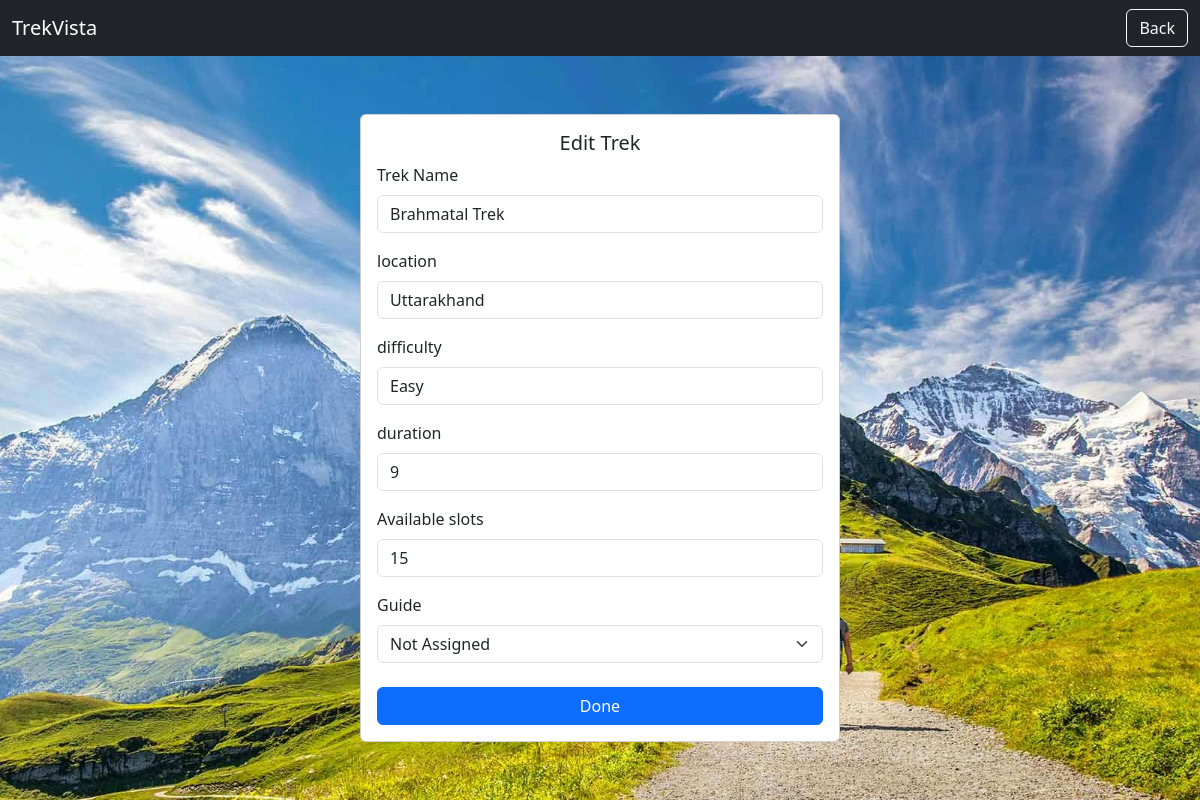
Page /admin/trek/edit/6 (signed in) on the earlier database version.
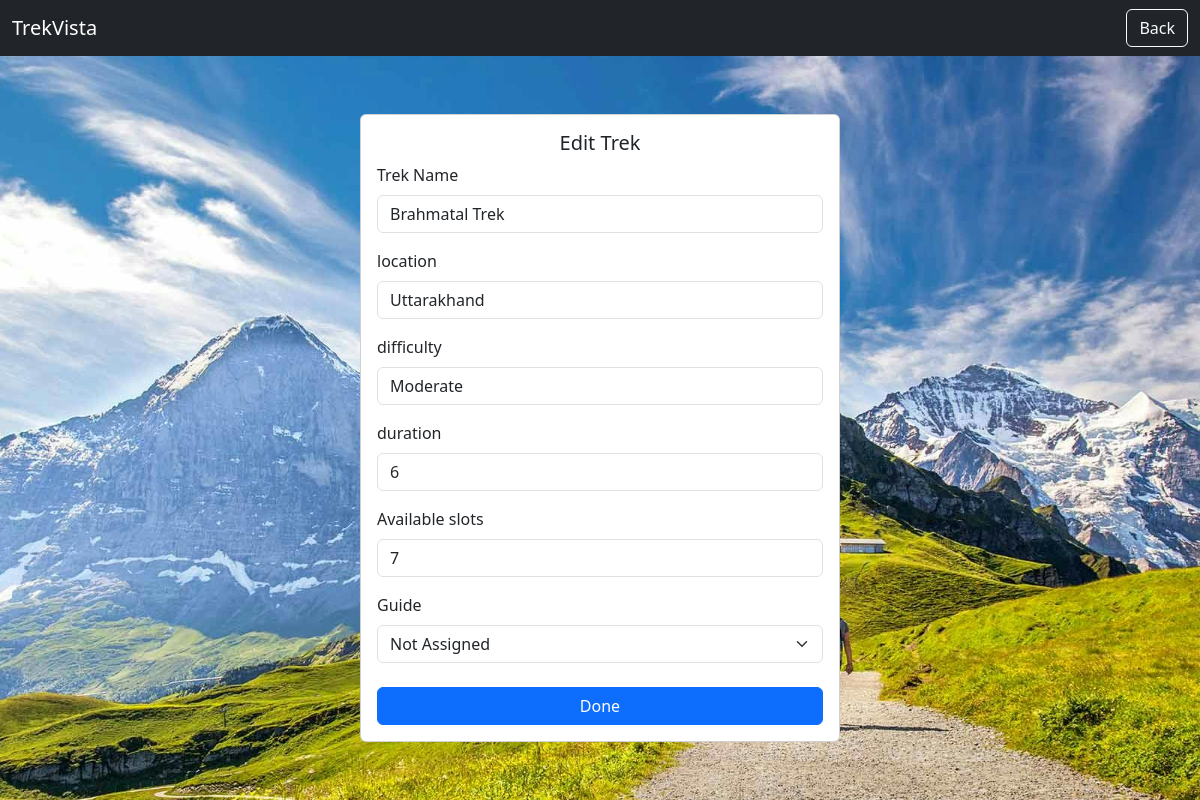
Same page on the later database version.
### application/model.py (models this page shows)
class Trek(db.Model):
    trek_id=db.Column(db.Integer,primary_key=True)
    trek_name = db.Column(db.String,nullable = False)
    location = db.Column(db.String,nullable = False)
    difficulty = db.Column(db.String,nullable = False)
    duration =db.Column(db.Integer)
    available_slots =db.Column(db.Integer, nullable=False)
    assigned_staff_id =db.Column(db.Integer,db.ForeignKey("staff.staff_id"), nullable=True)
    trek_status=db.Column(db.String(100),default="Not Started")
    booking_status=db.Column(db.String(100),default="Open")
    start_date=db.Column(db.DateTime)
    end_date=db.Column(db.DateTime)
    payment_status = db.Column(db.String,default="Pending")
    is_closed = db.Column(db.Boolean, default=False)
    created_at =  db.Column(db.DateTime, default=datetime.utcnow)
    bookings = db.relationship("Booking", backref="trek")

### application/routes.py (the view, shortened to what this page needs)
@app.route("/admin/trek/edit/<int:id>", methods=["GET", "POST"])
def edit_trek(id):
    if "admin_id" not in session:
        return redirect("/admin_login")
    trek = Trek.query.get_or_404(id)
    staff_members = Staff.query.filter_by(
        is_added=True,
        is_blacklisted=False
    ).all()
    return render_template(
        "admin/edit_trek.html",
        trek=trek,
        staff_members=staff_members
    )

### templates/Admin/edit_trek.html (shortened to what this page needs)
<!DOCTYPE html>
<html lang="en">
<head>
    <link href="https://cdn.jsdelivr.net/npm/bootstrap@5.3.8/dist/css/bootstrap.min.css" rel="stylesheet">
    <link rel="stylesheet" href="https://cdn.jsdelivr.net/npm/bootstrap-icons@1.13.1/font/bootstrap-icons.min.css">
</head>
<body>
<nav class="navbar bg-dark  navbar-expand-lg navbar-dark bg-dark">
    <div class="container-fluid">
        <a class="navbar-brand text-white">TrekVista</a>
        <div ms-auto>
        <a class="btn btn-outline-light ms-3" href="/admin/treks">Back</a>
            </div>
    </div>
</nav>
 <div class="container-fluid d-flex justify-content-center align-items-center"
    style="
    height:calc(100vh - 56px);
    background-image:url('/static/images/create_trek.jpg');
    background-size:cover;
    background-position:center;
    background-repeat:no-repeat;
">
<div class="d-flex justify-content-center">
    <div class="card " style="width:30rem">
        <div class="card-body">
            <h5 class="card-title text-center">Edit Trek</h5>
            <form method="POST">
                <div class="mb-3">
                    <label class="form-label">Trek Name</label>
                    <input type="text" name="trek_name" class="form-control" value="{{ trek.trek_name }}" required>
                </div>
                <div class="mb-3">
                    <label class="form-label">location</label>
                    <input name="location" class="form-control" rows="3"  value="{{ trek.location }}" required>
                </div>
                <div class="mb-3">
                    <label class="form-label">difficulty</label>
                    <input type="text" name="difficulty" class="form-control" value="{{ trek.difficulty }}" required>
                </div>
                <div class="mb-3">
                    <label class="form-label">duration</label>
                    <input type="int" name="duration" class="form-control" value="{{ trek.duration }}" required>
                </div>
                <div class="mb-3">
                    <label class="form-label">Available slots</label>
                    <input type="int" name="available_slots" class="form-control" value="{{ trek.available_slots }}">
                </div>
                <div>
                    <label class="form-label">Guide</label>
                <select name="staff_id" class="form-select">
                     <option value="">Not Assigned</option>
</select>
              </div>
                <br>
                <button type="submit" class="btn btn-primary w-100">Done</button>
            </form>
        </div>
    </div>
</div>
</div>
</body>
</html>

Differences in the rows shown:
changed Trek "Brahmatal Trek": difficulty "Easy" → "Moderate"; duration "9" → "6"; available_slots "15" → "7"
